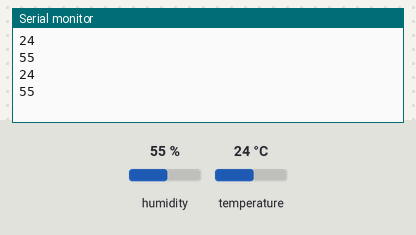
The sketch below on a simulated Arduino Uno, built with avr-gcc and run on an emulated ATmega328P. Shown: the last lines printed to the serial monitor. The test bench sets the inputs (shaded band); at power-on: humidity 55 %, temperature 24 °C.

Above: at 2.8 s.
2.9 s: humidity set to 22 %
At 4.9 s:
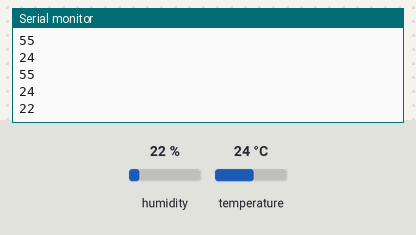
5.6 s: temperature set to 12 °C
At 6.6 s:
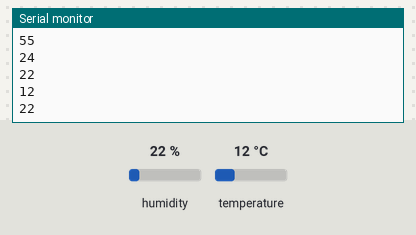
8.3 s: humidity set to 40 %
At 11.3 s:
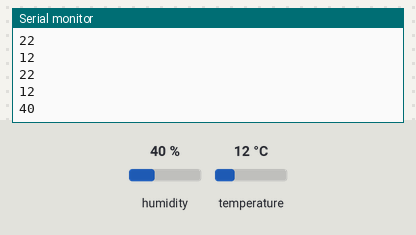
Timing chart, 0 to 12.8 s (numbered marks = the images above; inputs shaded):
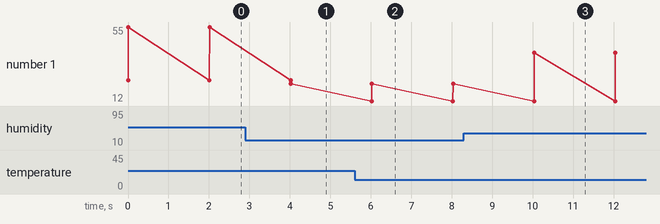

Measured:
- after the input at 2.9 s, the serial monitor: prints a new line after 1.1 s (image 1)
- after the input at 5.6 s, the serial monitor: prints a new line after 0.42 s (image 2)
- after the input at 8.3 s, the serial monitor: prints a new line after 1.7 s (image 3)
- plotted number 1: 55 → 22 after the input at 2.9 s, 22 → 40 after the input at 8.3 s

The sketch:

DH22_official.ino
```cpp
#include <dht.h>
#define dataPin 8
dht DHT;//建立名字为DHT的对象

void setup() {
  // put your setup code here, to run once:
 Serial.begin(9600);
}

void loop() {
  // put your main code here, to run repeatedly:
int readData=DHT.read22(dataPin);//对象DHT连接的引脚是datapin，且为DHT22传感器
float t1=DHT.temperature;//对对象DHT的操作（测温）
float h1=DHT.humidity;
int t=(int)t1;
int h=(int)h1;
Serial.println(t);
Serial.println(h);
delay(2000);
}
```
